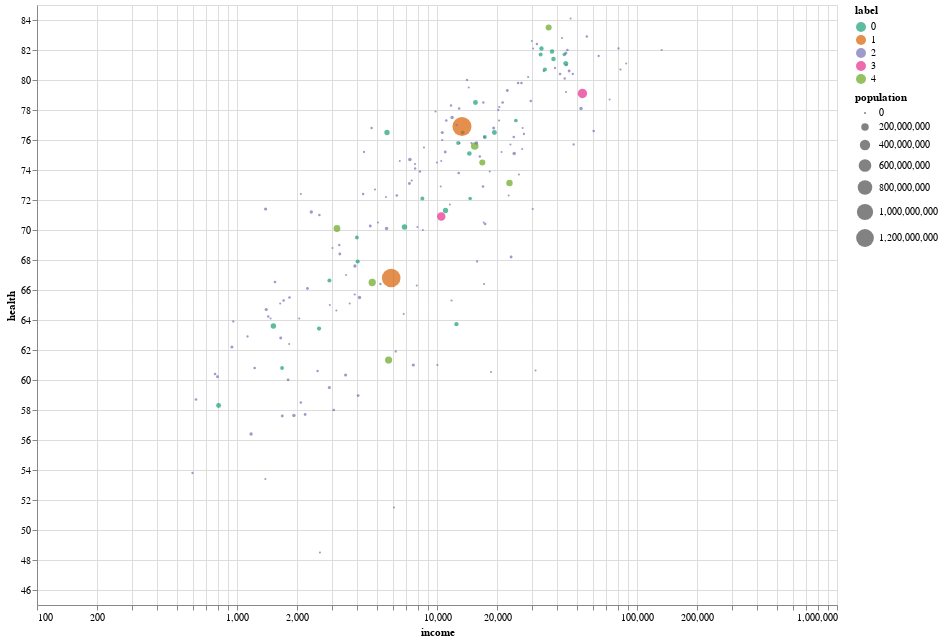

Write notebook code for a chart like this one.
### Code cell
(
    alt.Chart(gapminder)
    .mark_circle()
    .encode(
        alt.X("income:Q", scale=alt.Scale(type="log")),
        alt.Y("health:Q", scale=alt.Scale(zero=False)),
        size="population:Q",
        color=alt.Color("label:N", scale=alt.Scale(scheme="dark2")),
        tooltip=list(gapminder.columns),
    )
    .properties(width=800, height=600)
    .interactive()
)

### Figure 1 — Vega-Lite specification as saved in the notebook (floating-point values rounded to 4 significant figures; data arrays with more than 128 entries replaced by an {"elided": "..."} marker saying what was removed)
{"config": {"view": {"continuousWidth": 300, "continuousHeight": 300}}, "data": {"name": "data-9bdcb01d9ae7af8ba89f000028eeb5f1"}, "mark": {"type": "circle"}, "encoding": {"color": {"field": "label", "scale": {"scheme": "dark2"}, "type": "nominal"}, "size": {"field": "population", "type": "quantitative"}, "tooltip": [{"field": "country", "type": "nominal"}, {"field": "income", "type": "quantitative"}, {"field": "health", "type": "quantitative"}, {"field": "population", "type": "quantitative"}, {"field": "label", "type": "quantitative"}], "x": {"field": "income", "scale": {"type": "log"}, "type": "quantitative"}, "y": {"field": "health", "scale": {"zero": false}, "type": "quantitative"}}, "height": 600, "params": [{"name": "param_3", "select": {"type": "interval", "encodings": ["x", "y"]}, "bind": "scales"}], "width": 800, "$schema": "https://vega.github.io/schema/vega-lite/v5.14.1.json", "datasets": {"data-9bdcb01d9ae7af8ba89f000028eeb5f1": {"elided": "187 records"}}}
